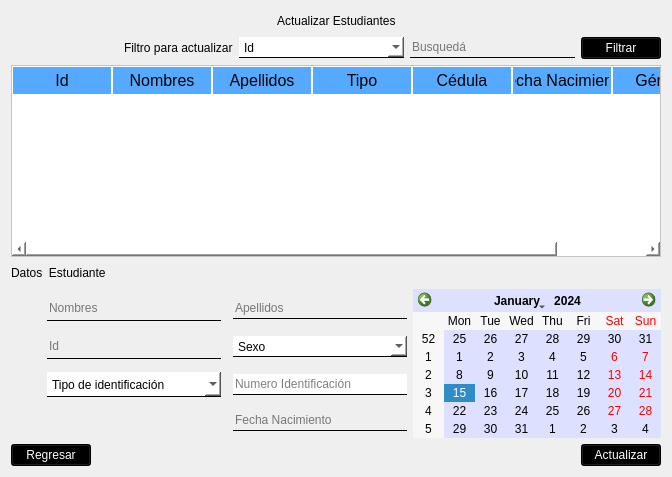
         <widget class="QWidget" name="widget">
          <attribute name="icon">
           <iconset resource="logo.qrc">
            <normaloff>:/cct/imagenes/klipartz.com (16).png</normaloff>:/cct/imagenes/klipartz.com (16).png</iconset>
          </attribute>
          <attribute name="title">
           <string/>
          </attribute>
          <layout class="QVBoxLayout" name="verticalLayout_2">
           <item>
            <layout class="QHBoxLayout" name="horizontalLayout_10">
             <item>
              <spacer name="horizontalSpacer_12">
               <property name="orientation">
                <enum>Qt::Horizontal</enum>
               </property>
               <property name="sizeHint" stdset="0">
                <size>
                 <width>40</width>
                 <height>20</height>
                </size>
               </property>
              </spacer>
             </item>
             <item>
              <widget class="QLabel" name="label_5">
               <property name="styleSheet">
                <string notr="true">font: 87 18pt &quot;Arial Black&quot;;
color: rgb(0,0,0);</string>
               </property>
               <property name="text">
                <string>Actualizar Estudiantes</string>
               </property>
              </widget>
             </item>
             <item>
              <spacer name="horizontalSpacer_13">
               <property name="orientation">
                <enum>Qt::Horizontal</enum>
               </property>
               <property name="sizeHint" stdset="0">
                <size>
                 <width>40</width>
                 <height>20</height>
                </size>
               </property>
              </spacer>
             </item>
            </layout>
           </item>
           <item>
            <layout class="QHBoxLayout" name="horizontalLayout_12">
             <item>
              <spacer name="horizontalSpacer_20">
               <property name="orientation">
                <enum>Qt::Horizontal</enum>
               </property>
               <property name="sizeHint" stdset="0">
                <size>
                 <width>40</width>
                 <height>20</height>
                </size>
               </property>
              </spacer>
             </item>
             <item>
              <widget class="QLabel" name="label_14">
               <property name="styleSheet">
                <string notr="true">color: rgb(0, 0, 0);
font: 87 11pt &quot;Arial Black&quot;;
</string>
               </property>
               <property name="text">
                <string>Filtro para actualizar</string>
               </property>
              </widget>
             </item>
             <item>
              <widget class="QComboBox" name="ActCombo">
               <property name="minimumSize">
                <size>
                 <width>165</width>
                 <height>21</height>
                </size>
               </property>
               <property name="styleSheet">
                <string notr="true">
border: none;
font:12pt &quot;Arial&quot;;
border-bottom: 1px solid black;
background-color: rgb(255, 255, 255);
</string>
               </property>
               <item>
                <property name="text">
                 <string>Id</string>
                </property>
               </item>
               <item>
                <property name="text">
                 <string>Nombre</string>
                </property>
               </item>
               <item>
                <property name="text">
                 <string>Apellido</string>
                </property>
               </item>
               <item>
                <property name="text">
                 <string>Identificacion</string>
                </property>
               </item>
               <item>
                <property name="text">
                 <string>Fecha Nacimiento</string>
                </property>
               </item>
              </widget>
             </item>
             <item>
              <widget class="QLineEdit" name="ActTex">
               <property name="minimumSize">
                <size>
                 <width>165</width>
                 <height>21</height>
                </size>
               </property>
               <property name="styleSheet">
                <string notr="true">background-color: rgba(0, 0, 0,0%);
font: 12pt &quot;Arial&quot;;
border: none;

border-bottom: 1px solid black;</string>
               </property>
               <property name="placeholderText">
                <string>Busquedá</string>
               </property>
              </widget>
             </item>
             <item>
              <widget class="QPushButton" name="ActBotonFiltrar">
               <property name="styleSheet">
                <string notr="true">
QPushButton{
	
	background-color: rgb(0, 0, 0);
	font: 87 13pt &quot;Arial Black&quot;;
	color: rgb(255, 255, 255);
}

QPushButton:hover{

	background-color:#00aaff;
	font: 87 13pt &quot;Arial Black&quot;;
	color: rgb(0, 0, 0);

}</string>
               </property>
               <property name="text">
                <string>Filtrar</string>
               </property>
              </widget>
             </item>
            </layout>
           </item>
           <item>
            <widget class="QTableWidget" name="TablaAct">
             <property name="styleSheet">
              <string notr="true">QWidget{
		background-color:#ffffff;
		color:#000000;
}

QHeaderView::section{
		background-color:#55aaff;
		padding:2px;
		border:1px solid #fffff8;
		font-size:12pt;
		
}
QTableWidget{
		gridline-color: #ff00ff;
		font-size:12pt;
}
QTableWidget QTableCornerButton:section{
		background-color:#55ffaa;
		border:1px solid #f00000;
}

</string>
             </property>
             <column>
              <property name="text">
               <string>Id</string>
              </property>
             </column>
             <column>
              <property name="text">
               <string>Nombres</string>
              </property>
             </column>
             <column>
              <property name="text">
               <string>Apellidos</string>
              </property>
             </column>
             <column>
              <property name="text">
               <string>Tipo</string>
              </property>
             </column>
             <column>
              <property name="text">
               <string>Cédula</string>
              </property>
             </column>
             <column>
              <property name="text">
               <string>Fecha Nacimiento</string>
              </property>
             </column>
             <column>
              <property name="text">
               <string>Género</string>
              </property>
             </column>
            </widget>
           </item>
           <item>
            <layout class="QHBoxLayout" name="horizontalLayout_11">
             <item>
              <widget class="QLabel" name="label_13">
               <property name="styleSheet">
                <string notr="true">color: rgb(0, 0, 0);
font: 87 13pt &quot;Arial Black&quot;;
</string>
               </property>
               <property name="text">
                <string>Datos  Estudiante</string>
               </property>
              </widget>
             </item>
             <item>
              <spacer name="horizontalSpacer_14">
               <property name="orientation">
                <enum>Qt::Horizontal</enum>
               </property>
               <property name="sizeHint" stdset="0">
                <size>
                 <width>40</width>
                 <height>20</height>
                </size>
               </property>
              </spacer>
             </item>
            </layout>
           </item>
           <item>
            <layout class="QHBoxLayout" name="horizontalLayout_21">
             <item>
              <layout class="QGridLayout" name="gridLayout_5">
               <item row="0" column="0">
                <widget class="QLabel" name="label_15">
                 <property name="minimumSize">
                  <size>
                   <width>30</width>
                   <height>25</height>
                  </size>
                 </property>
                 <property name="styleSheet">
                  <string notr="true">background-color: rgba(0, 0, 0,0%);

</string>
                 </property>
                 <property name="text">
                  <string>&lt;html&gt;&lt;head/&gt;&lt;body&gt;&lt;p&gt;&lt;img src=&quot;:/cct/imagenes/klipartz.com (10).png&quot;/&gt;&lt;/p&gt;&lt;/body&gt;&lt;/html&gt;</string>
                 </property>
                </widget>
               </item>
               <item row="0" column="1">
                <widget class="QLineEdit" name="ActNombres">
                 <property name="minimumSize">
                  <size>
                   <width>174</width>
                   <height>25</height>
                  </size>
                 </property>
                 <property name="styleSheet">
                  <string notr="true">background-color: rgba(0, 0, 0,0%);
font: 12pt &quot;Arial&quot;;
border: none;

border-bottom: 1px solid black;</string>
                 </property>
                 <property name="placeholderText">
                  <string>Nombres</string>
                 </property>
                </widget>
               </item>
               <item row="0" column="2">
                <widget class="QLabel" name="label_16">
                 <property name="styleSheet">
                  <string notr="true">background-color: rgba(0, 0, 0,0%);

</string>
                 </property>
                 <property name="text">
                  <string>&lt;html&gt;&lt;head/&gt;&lt;body&gt;&lt;p&gt;&lt;img src=&quot;:/cct/imagenes/klipartz.com (10).png&quot;/&gt;&lt;/p&gt;&lt;/body&gt;&lt;/html&gt;</string>
                 </property>
                </widget>
               </item>
               <item row="0" column="3">
                <widget class="QLineEdit" name="ActApellidos">
                 <property name="minimumSize">
                  <size>
                   <width>174</width>
                   <height>21</height>
                  </size>
                 </property>
                 <property name="styleSheet">
                  <string notr="true">background-color: rgba(0, 0, 0,0%);
border: none;
font: 12pt &quot;Arial&quot;;
border-bottom: 1px solid black;</string>
                 </property>
                 <property name="placeholderText">
                  <string>Apellidos</string>
                 </property>
                </widget>
               </item>
               <item row="1" column="0">
                <widget class="QLabel" name="label_17">
                 <property name="minimumSize">
                  <size>
                   <width>30</width>
                   <height>25</height>
                  </size>
                 </property>
                 <property name="styleSheet">
                  <string notr="true">background-color: rgba(0, 0, 0,0%);

</string>
                 </property>
                 <property name="text">
                  <string>&lt;html&gt;&lt;head/&gt;&lt;body&gt;&lt;p&gt;&lt;img src=&quot;:/cct/imagenes/klipartz.com (11).png&quot;/&gt;&lt;/p&gt;&lt;/body&gt;&lt;/html&gt;</string>
                 </property>
                </widget>
               </item>
               <item row="1" column="1">
                <widget class="QLineEdit" name="Actidd">
                 <property name="minimumSize">
                  <size>
                   <width>174</width>
                   <height>25</height>
                  </size>
                 </property>
                 <property name="styleSheet">
                  <string notr="true">background-color: rgba(0, 0, 0,0%);
border: none;
font: 12pt &quot;Segoe MDL2 Assets&quot;;
border-bottom: 1px solid black;</string>
                 </property>
                 <property name="placeholderText">
                  <string>Id</string>
                 </property>
                </widget>
               </item>
               <item row="1" column="2">
                <widget class="QLabel" name="label_18">
                 <property name="styleSheet">
                  <string notr="true">background-color: rgba(0, 0, 0,0%);

</string>
                 </property>
                 <property name="text">
                  <string>&lt;html&gt;&lt;head/&gt;&lt;body&gt;&lt;p&gt;&lt;img src=&quot;:/cct/imagenes/klipartz.com (9).png&quot;/&gt;&lt;/p&gt;&lt;/body&gt;&lt;/html&gt;</string>
                 </property>
                </widget>
               </item>
               <item row="1" column="3">
                <widget class="QComboBox" name="ActComboSex">
                 <property name="minimumSize">
                  <size>
                   <width>174</width>
                   <height>21</height>
                  </size>
                 </property>
                 <property name="styleSheet">
                  <string notr="true">
border: none;
font: 12pt &quot;Arial&quot;;
border-bottom: 1px solid black;
background-color: rgb(255, 255, 255);
</string>
                 </property>
                 <item>
                  <property name="text">
                   <string>Sexo</string>
                  </property>
                 </item>
                 <item>
                  <property name="text">
                   <string>Masculino</string>
                  </property>
                 </item>
                 <item>
                  <property name="text">
                   <string>Femenino</string>
                  </property>
                 </item>
                </widget>
               </item>
               <item row="2" column="0">
                <widget class="QLabel" name="label_19">
                 <property name="minimumSize">
                  <size>
                   <width>30</width>
                   <height>25</height>
                  </size>
                 </property>
                 <property name="styleSheet">
                  <string notr="true">background-color: rgba(0, 0, 0,0%);

</string>
                 </property>
                 <property name="text">
                  <string>&lt;html&gt;&lt;head/&gt;&lt;body&gt;&lt;p&gt;&lt;img src=&quot;:/cct/imagenes/klipartz.com (13).png&quot;/&gt;&lt;/p&gt;&lt;/body&gt;&lt;/html&gt;</string>
                 </property>
                </widget>
               </item>
               <item row="2" column="1">
                <widget class="QComboBox" name="ActCombTipo">
                 <property name="minimumSize">
                  <size>
                   <width>174</width>
                   <height>25</height>
                  </size>
                 </property>
                 <property name="styleSheet">
                  <string notr="true">
border: none;
font:12pt &quot;Arial&quot;;
border-bottom: 1px solid black;
background-color: rgb(255, 255, 255);
</string>
                 </property>
                 <item>
                  <property name="text">
                   <string>Tipo de identificación</string>
                  </property>
                 </item>
                 <item>
                  <property name="text">
                   <string>Tarjeta de identidad</string>
                  </property>
                 </item>
                 <item>
                  <property name="text">
                   <string>Cédula</string>
                  </property>
                 </item>
                </widget>
               </item>
               <item row="2" column="2">
                <widget class="QLabel" name="label_20">
                 <property name="styleSheet">
                  <string notr="true">background-color: rgba(0, 0, 0,0%);

</string>
                 </property>
                 <property name="text">
                  <string>&lt;html&gt;&lt;head/&gt;&lt;body&gt;&lt;p&gt;&lt;img src=&quot;:/cct/imagenes/klipartz.com (13).png&quot;/&gt;&lt;/p&gt;&lt;/body&gt;&lt;/html&gt;</string>
                 </property>
                </widget>
               </item>
               <item row="2" column="3">
                <widget class="QLineEdit" name="ActNiden">
                 <property name="minimumSize">
                  <size>
                   <width>174</width>
                   <height>21</height>
                  </size>
                 </property>
                 <property name="styleSheet">
                  <string notr="true">background-color: rgb(255, 255, 255);
border: none;
font: 12pt &quot;Arial&quot;;
border-bottom: 1px solid black;</string>
                 </property>
                 <property name="placeholderText">
                  <string>Numero Identificación</string>
                 </property>
                </widget>
               </item>
               <item row="3" column="2">
                <widget class="QLabel" name="label_25">
                 <property name="text">
                  <string>&lt;html&gt;&lt;head/&gt;&lt;body&gt;&lt;p&gt;&lt;img src=&quot;:/cct/imagenes/klipartz.com (20).png&quot;/&gt;&lt;/p&gt;&lt;/body&gt;&lt;/html&gt;</string>
                 </property>
                </widget>
               </item>
               <item row="3" column="3">
                <widget class="QLineEdit" name="ActFecNac">
                 <property name="minimumSize">
                  <size>
                   <width>174</width>
                   <height>21</height>
                  </size>
                 </property>
                 <property name="styleSheet">
                  <string notr="true">background-color: rgba(0, 0, 0,0%);
border: none;
font: 12pt &quot;Segoe MDL2 Assets&quot;;
border-bottom: 1px solid black;</string>
                 </property>
                 <property name="placeholderText">
                  <string>Fecha Nacimiento</string>
                 </property>
                </widget>
               </item>
              </layout>
             </item>
             <item>
              <widget class="QCalendarWidget" name="ActCalen">
               <property name="styleSheet">
                <string notr="true">background-color: rgb(221, 225, 255);
color: rgb(0, 0, 0);
</string>
               </property>
              </widget>
             </item>
            </layout>
           </item>
           <item>
            <layout class="QHBoxLayout" name="horizontalLayout_22">
             <item>
              <widget class="QPushButton" name="ActRegresar">
               <property name="styleSheet">
                <string notr="true">QPushButton{
	
	background-color: rgb(0, 0, 0);
	font: 87 13pt &quot;Arial Black&quot;;
	color: rgb(255, 255, 255);
}

QPushButton:hover{

	background-color:#00aaff;
	font: 87 13pt &quot;Arial Black&quot;;
	color: rgb(0, 0, 0);

}</string>
               </property>
               <property name="text">
                <string>Regresar</string>
               </property>
              </widget>
             </item>
             <item>
              <spacer name="horizontalSpacer_21">
               <property name="orientation">
                <enum>Qt::Horizontal</enum>
               </property>
               <property name="sizeHint" stdset="0">
                <size>
                 <width>40</width>
                 <height>20</height>
                </size>
               </property>
              </spacer>
             </item>
             <item>
              <widget class="QPushButton" name="ActBoton">
               <property name="styleSheet">
                <string notr="true">QPushButton{
	
	background-color: rgb(0, 0, 0);
	font: 87 13pt &quot;Arial Black&quot;;
	color: rgb(255, 255, 255);
}

QPushButton:hover{

	background-color:#00aaff;
	font: 87 13pt &quot;Arial Black&quot;;
	color: rgb(0, 0, 0);

}</string>
               </property>
               <property name="text">
                <string>Actualizar</string>
               </property>
              </widget>
             </item>
            </layout>
           </item>
          </layout>
         </widget>
